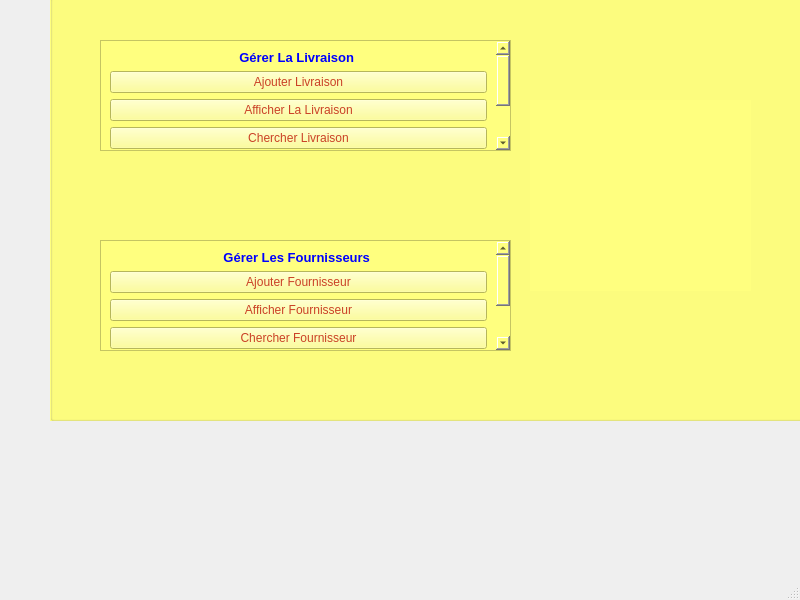
<?xml version="1.0" encoding="UTF-8"?>
<ui version="4.0">
 <class>MainWindow</class>
 <widget class="QMainWindow" name="MainWindow">
  <property name="geometry">
   <rect>
    <x>0</x>
    <y>0</y>
    <width>800</width>
    <height>600</height>
   </rect>
  </property>
  <property name="windowTitle">
   <string>MainWindow</string>
  </property>
  <widget class="QWidget" name="centralwidget">
   <widget class="QGroupBox" name="groupBox">
    <property name="geometry">
     <rect>
      <x>50</x>
      <y>-20</y>
      <width>3000</width>
      <height>441</height>
     </rect>
    </property>
    <property name="minimumSize">
     <size>
      <width>0</width>
      <height>0</height>
     </size>
    </property>
    <property name="styleSheet">
     <string notr="true">background-color:rgb(255, 255, 127)</string>
    </property>
    <property name="title">
     <string>Gestion De Livraison</string>
    </property>
    <widget class="QScrollArea" name="scrollLiv">
     <property name="geometry">
      <rect>
       <x>50</x>
       <y>60</y>
       <width>411</width>
       <height>111</height>
      </rect>
     </property>
     <property name="minimumSize">
      <size>
       <width>300</width>
       <height>0</height>
      </size>
     </property>
     <property name="styleSheet">
      <string notr="true">/*Vertical scrollBar*/
QScrollBar:vertical {

background-color:rgb(0,0,225);
width: 14px;

}
 /*Handle Bar Vertical
QScrollBar::handle:vertical {
background-color:rgb(0,0,225);
minheigh:30px;
border-radius:7px;
}
QScrollBar::handle:vertical:hover{
background-color:rgb(255,0,0);
}
QScrollBar::handle:vertical:pressed{
background-color:rgb(225,0,0)
}*/</string>
     </property>
     <property name="widgetResizable">
      <bool>true</bool>
     </property>
     <widget class="QWidget" name="scrollAreaWidgetContents_3">
      <property name="geometry">
       <rect>
        <x>0</x>
        <y>0</y>
        <width>395</width>
        <height>179</height>
       </rect>
      </property>
      <layout class="QVBoxLayout" name="verticalLayout">
       <item>
        <widget class="QLabel" name="textLiv">
         <property name="text">
          <string>&lt;html&gt;&lt;head/&gt;&lt;body&gt;&lt;p align=&quot;center&quot;&gt;&lt;span style=&quot; font-size:10pt; font-weight:600; color:#0000ff;&quot;&gt;Gérer La Livraison &lt;/span&gt;&lt;/p&gt;&lt;/body&gt;&lt;/html&gt;</string>
         </property>
        </widget>
       </item>
       <item>
        <widget class="QPushButton" name="pushButton_ajouterliv">
         <property name="styleSheet">
          <string notr="true">color:rgb(202, 65, 38);
font: 63 8pt &quot;Bahnschrift SemiBold&quot;;</string>
         </property>
         <property name="text">
          <string>Ajouter Livraison</string>
         </property>
        </widget>
       </item>
       <item>
        <widget class="QPushButton" name="pushButton_afficherLiv">
         <property name="styleSheet">
          <string notr="true">color:rgb(202, 65, 38);

font: 63 8pt &quot;Bahnschrift SemiBold&quot;;
</string>
         </property>
         <property name="text">
          <string>Afficher La Livraison</string>
         </property>
        </widget>
       </item>
       <item>
        <widget class="QPushButton" name="pushButton_chercherLiv">
         <property name="styleSheet">
          <string notr="true">color:rgb(202, 65, 38);
font: 63 8pt &quot;Bahnschrift SemiBold&quot;;</string>
         </property>
         <property name="text">
          <string>Chercher Livraison</string>
         </property>
        </widget>
       </item>
       <item>
        <widget class="QPushButton" name="pushButton_imprimerLiv">
         <property name="styleSheet">
          <string notr="true">color:rgb(202, 65, 38);
font: 63 8pt &quot;Bahnschrift SemiBold&quot;;</string>
         </property>
         <property name="text">
          <string>Impression Des Données</string>
         </property>
        </widget>
       </item>
       <item>
        <widget class="QPushButton" name="pushButton_statistiquesLiv">
         <property name="styleSheet">
          <string notr="true">color:rgb(202, 65, 38);
font: 63 8pt &quot;Bahnschrift SemiBold&quot;;</string>
         </property>
         <property name="text">
          <string>Statistiques</string>
         </property>
        </widget>
       </item>
      </layout>
     </widget>
    </widget>
    <widget class="QScrollArea" name="scrollFour">
     <property name="geometry">
      <rect>
       <x>50</x>
       <y>260</y>
       <width>411</width>
       <height>111</height>
      </rect>
     </property>
     <property name="styleSheet">
      <string notr="true">/*Vertical scrollBar*/
QScrollBar:vertical 
{
background-color:rgb(0,0,225);
width: 14px;
}
</string>
     </property>
     <property name="widgetResizable">
      <bool>true</bool>
     </property>
     <widget class="QWidget" name="scrollAreaWidgetContents_4">
      <property name="geometry">
       <rect>
        <x>0</x>
        <y>0</y>
        <width>395</width>
        <height>179</height>
       </rect>
      </property>
      <layout class="QVBoxLayout" name="verticalLayout_2">
       <item>
        <widget class="QLabel" name="textFour">
         <property name="text">
          <string>&lt;html&gt;&lt;head/&gt;&lt;body&gt;&lt;p align=&quot;center&quot;&gt;&lt;span style=&quot; font-size:10pt; font-weight:600; color:#0000ff;&quot;&gt;Gérer Les Fournisseurs &lt;/span&gt;&lt;/p&gt;&lt;/body&gt;&lt;/html&gt;</string>
         </property>
        </widget>
       </item>
       <item>
        <widget class="QPushButton" name="pushButton_ajouterFour">
         <property name="styleSheet">
          <string notr="true">color:rgb(202, 65, 38);
font: 63 8pt &quot;Bahnschrift SemiBold&quot;;</string>
         </property>
         <property name="text">
          <string>Ajouter Fournisseur</string>
         </property>
        </widget>
       </item>
       <item>
        <widget class="QPushButton" name="pushButton_afficherFour">
         <property name="styleSheet">
          <string notr="true">color:rgb(202, 65, 38);
font: 63 8pt &quot;Bahnschrift SemiBold&quot;;</string>
         </property>
         <property name="text">
          <string>Afficher Fournisseur</string>
         </property>
        </widget>
       </item>
       <item>
        <widget class="QPushButton" name="pushButton_chercherFour">
         <property name="styleSheet">
          <string notr="true">color:rgb(202, 65, 38);
font: 63 8pt &quot;Bahnschrift SemiBold&quot;;</string>
         </property>
         <property name="text">
          <string>Chercher Fournisseur</string>
         </property>
        </widget>
       </item>
       <item>
        <widget class="QPushButton" name="pushButton_imprimerFour">
         <property name="styleSheet">
          <string notr="true">color:rgb(202, 65, 38);
font: 63 8pt &quot;Bahnschrift SemiBold&quot;;</string>
         </property>
         <property name="text">
          <string>Imprimer Données</string>
         </property>
        </widget>
       </item>
       <item>
        <widget class="QPushButton" name="pushButton_mailingFour">
         <property name="styleSheet">
          <string notr="true">color:rgb(202, 65, 38);
font: 63 8pt &quot;Bahnschrift SemiBold&quot;;</string>
         </property>
         <property name="text">
          <string>Envoyer un Mail</string>
         </property>
        </widget>
       </item>
      </layout>
     </widget>
    </widget>
    <widget class="QLabel" name="label">
     <property name="geometry">
      <rect>
       <x>480</x>
       <y>120</y>
       <width>221</width>
       <height>191</height>
      </rect>
     </property>
     <property name="text">
      <string/>
     </property>
     <property name="pixmap">
      <pixmap>../ressources/logo.png</pixmap>
     </property>
    </widget>
   </widget>
  </widget>
  <widget class="QMenuBar" name="menubar">
   <property name="geometry">
    <rect>
     <x>0</x>
     <y>0</y>
     <width>800</width>
     <height>21</height>
    </rect>
   </property>
  </widget>
  <widget class="QStatusBar" name="statusbar"/>
 </widget>
 <resources/>
 <connections/>
</ui>
